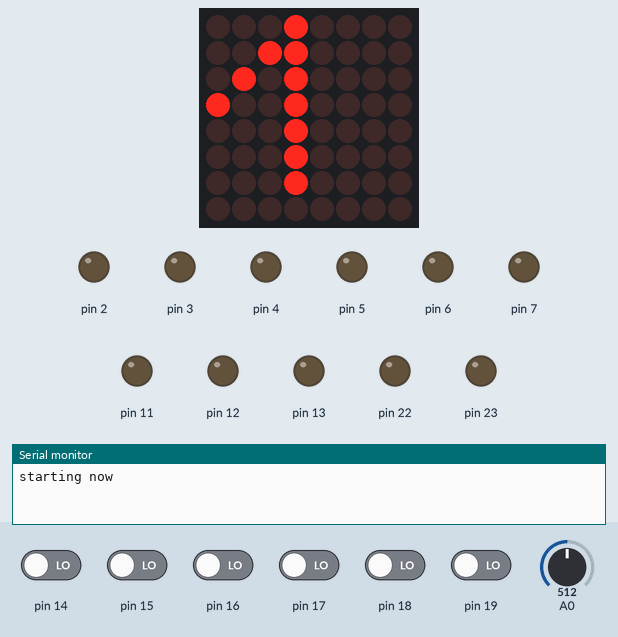
Bench run of a sketch on a simulated Arduino Uno, built with avr-gcc and run on an emulated ATmega328P. Parts: 8×8 LED matrix, output pins drawn as LEDs (lit = HIGH), the last lines printed to the serial monitor. The test bench sets the inputs (shaded band); at power-on: pin 14–19 LOW, A0 = 512. Random numbers use the default seed unless the sketch sets one.

Above: at 2.8 s.
At 15.8 s:
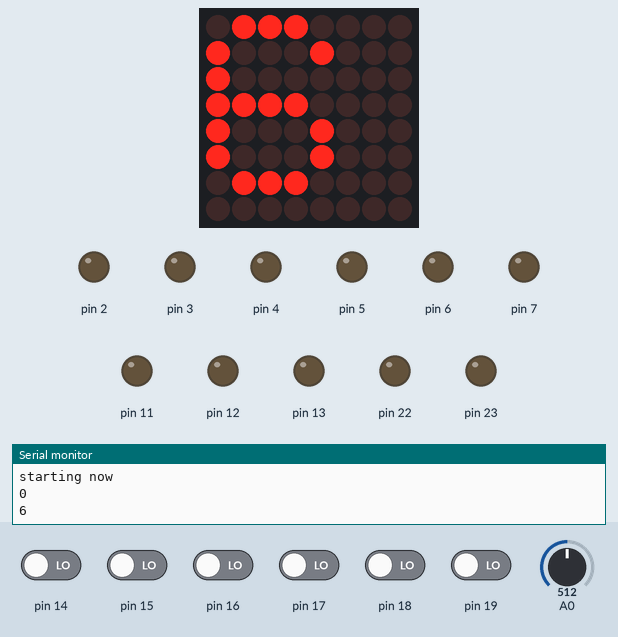
15.9 s: pin 16 driven HIGH
At 16.6 s:
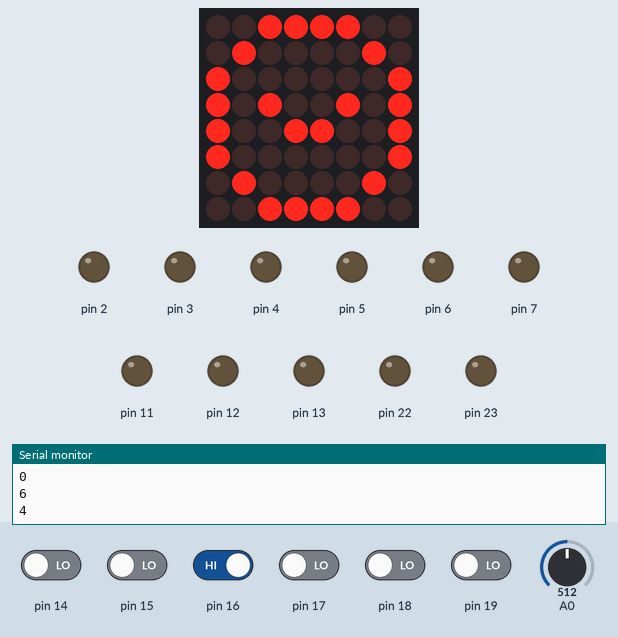
At 17.36 s:
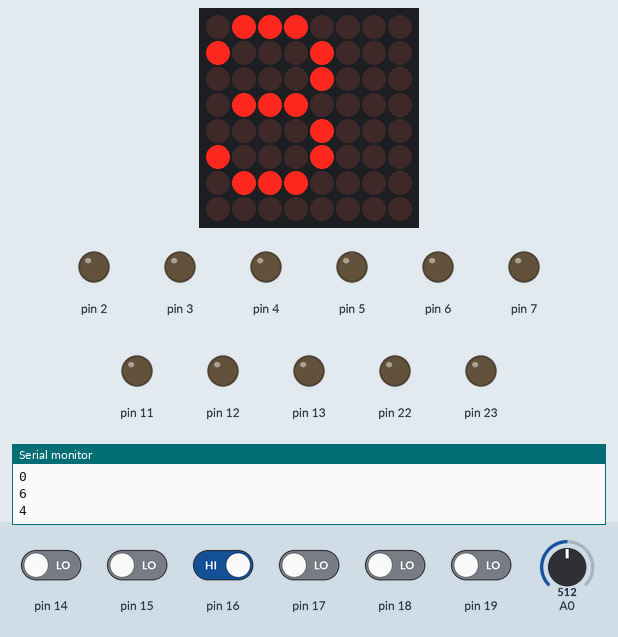

Measured:
- after the input at 15.9 s, the display: changes at once (image 2)
- what the display in image 0 shows lasts 0.8 s, from 2.8 s to 3.6 s
- what the display in image 2 shows lasts 0.9 s, from 15.9 s to 16.8 s

The sketch:

dobokocka_Max7219_mic.ino
```cpp
// 8x8-as LEDmátrix   és MAX7219 vezérlő IC
// #include <Arduino.h>

#include <Arduino.h>
#include <avr/io.h>
#include <util/delay.h>
#include <avr/interrupt.h>
#include "LedControl.h"


#define DIN 10
#define CS 9
#define CLK 8
#define BE PINC
#define MIC PINC&4   //  mikrofon az A2 bemeneten (PC2) lábon

LedControl ledek=LedControl(DIN,CLK,CS,1);
unsigned int var=100;


const static byte Sz1 [] = {
 B00010000,
 B00110000,
 B01010000,
 B10010000,
 B00010000,
 B00010000,
 B00010000,
 B00000000
};

const static byte Sz2 [] = {
 B01110000,
 B10001000,
 B00001000,
 B00010000,
 B00100000,
 B01000000,
 B11111000,
 B00000000
};


const static byte Sz3 [] = {
 B01110000,
 B10001000,
 B00001000,
 B01110000,
 B00001000,
 B10001000,
 B01110000,
 B00000000
};

const static byte Sz4 [] = {
 B00010000,
 B00110000,
 B01010000,
 B10010000,
 B11111000,
 B00010000,
 B00010000,
 B00000000
};

const static byte Sz5 [] = {
 B11111000,
 B10000000,
 B11110000,
 B00001000,
 B00001000,
 B10001000,
 B01110000,
 B00000000
};


const static byte Sz6 [] = {
 B01110000,
 B10001000,
 B10000000,
 B11110000,
 B10001000,
 B10001000,
 B01110000,
 B00000000
};


const static byte Sz7 [] = {
 B11111000,
 B00001000,
 B00010000,
 B00100000,
 B01000000,
 B10000000,
 B10000000,
 B00000000
};


const static byte Sz8 [] = {
 B01110000,
 B10001000,
 B10001000,
 B01110000,
 B10001000,
 B10001000,
 B01110000,
 B00000000
};


const static byte Sz9 [] = {
 B01110000,
 B10001000,
 B10001000,
 B01111000,
 B00001000,
 B10001000,
 B01110000,
 B00000000
};


const static byte Sz0 [] = {
 B01110000,
 B10001000,
 B10001000,
 B10001000,
 B10001000,
 B10001000,
 B01110000,
 B00000000
};

// const static byte* szamok[]= {&Sz0,&Sz1,&Sz2,&Sz3,&Sz4,&Sz5,&Sz6,&Sz7,&Sz8,&Sz9};


const static byte Orul [] = {
 B00111100,
 B01000010,
 B10000001,
 B10100101,
 B10011001,
 B10000001,
 B01000010,
 B00111100

};

/*
void szam_ki(byte digit, byte szam)
{
 for(byte i=0;i<8;i++)
       ledek.setRow(digit,i,szamok[szam][i]);

}   */


void ledmatrix(byte matrix,byte x)
{
  switch (x)
  {
  case 1: for(byte i=0;i<8;i++) ledek.setRow(matrix,i,Sz1[i]);
          break;
  case 2: for(byte i=0;i<8;i++) ledek.setRow(matrix,i,Sz2[i]);
          break;
  case 3: for(byte i=0;i<8;i++) ledek.setRow(matrix,i,Sz3[i]);
          break;
  case 4: for(byte i=0;i<8;i++) ledek.setRow(matrix,i,Sz4[i]);
          break;
  case 5: for(byte i=0;i<8;i++) ledek.setRow(matrix,i,Sz5[i]);
          break;
  case 6: for(byte i=0;i<8;i++) ledek.setRow(matrix,i,Sz6[i]);
          break;
  case 0: for(byte i=0;i<8;i++) ledek.setRow(matrix,i,Orul[i]);
          break;
  }
}


void setup() {

  byte kezd=0;
  byte szam;

  // CLKPR=0x84;       // clock=oszc/16
  DDRD= 0xFF;         // PORTD digitális
  DDRB= 0xFF;   // POTRB digitális kimenet,  Max7219
  DDRC= 0x00;   // A0 - A7 lábak bemenetek

  Serial.begin(9600);
  delay(1500);
  Serial.println("starting now");

  ledek.shutdown(0,false);
  ledek.setIntensity(0,8);   // fényerő  0-15
  ledek.clearDisplay(0);

  for(byte i=0;i<8;i++)
      for(byte j=0;j<8;j++)
      {
       ledek.setLed(0,i,j,true);
       delay(20);
      }
  // ledek.clearDisplay(0);
  for(byte i=1;i<7;i++)  { ledmatrix(0,i); delay(800);  }

  delay(3000);

  ledek.clearDisplay(0);

  while(1)
  {

    randomSeed(analogRead(0));
    ledmatrix(0,0);
    Serial.println(BE);
    delay(900);

    // kezd=1;
    for(byte i=1;i<50;i++)
      { szam=rand()%6; ledmatrix(0,szam+1); delay(50);    }   // if((MIC)==0) kezd=0;

    szam=rand()%6;
    ledmatrix(0,szam+1);
    Serial.println(szam+1);
    delay(1000);
    while((MIC)==0);
    ledek.clearDisplay(0);


  }


}


void loop() {


}
```
